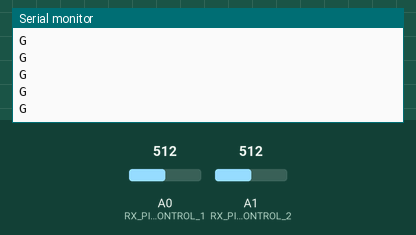
Bench run of a sketch on a simulated Arduino Uno, built with avr-gcc and run on an emulated ATmega328P. Shown: the last lines printed to the serial monitor. The test bench sets the inputs (shaded band); at power-on: A0 (RX_PIN_CONTROL_1) = 512, A1 (RX_PIN_CONTROL_2) = 512.

Above: at 1.2 s.
1.3 s: A0 (RX_PIN_CONTROL_1) set to 716
At 1.71 s:
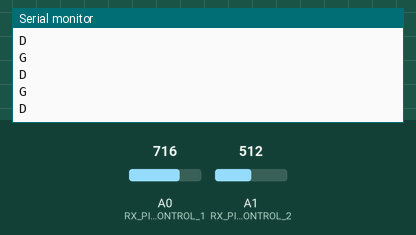
2.9 s: A1 (RX_PIN_CONTROL_2) set to 716
At 2.92 s:
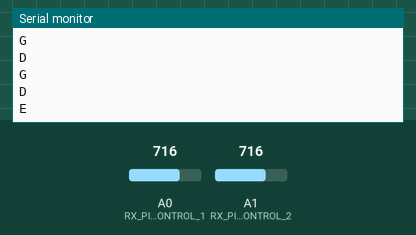
4.5 s: A1 (RX_PIN_CONTROL_2) set to 900
At 4.63 s:
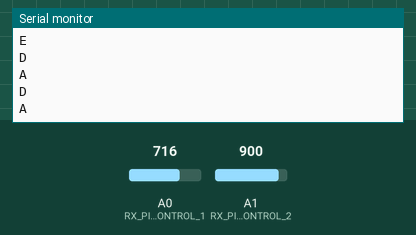
6.1 s: A1 (RX_PIN_CONTROL_2) set to 306
At 6.13 s:
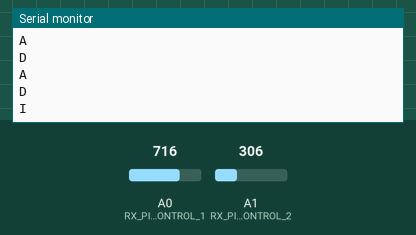

Measured:
- after the input at 1.3 s, the serial monitor: prints a new line at once (image 1)
- after the input at 2.9 s, the serial monitor: prints a new line at once (image 2)
- after the input at 4.5 s, the serial monitor: prints a new line at once (image 3)
- after the input at 6.1 s, the serial monitor: prints a new line at once (image 4)

The sketch:

Controller.ino
```cpp
#include "PacmanBattle.h"
#include "SerialManager.h"
#include "GamingController.h"

/**
 * SERIAL
 */

/**
 * Declaracion: Manager
 */
SerialManager serialManager(&Serial, BAUD_RATE);


/**
 * NIVELES
 */

/**
 * Declaracion: Niveles de control #1
 */
Level levelController1;

/**
 * Declaracion: Niveles de control #2
 */
Level levelController2;


/**
 * CONTROLES
 */

/**
 * Declaracion: Control #1
 */
GamingController gamingController1(RX_PIN_CONTROL_1, TX_PIN_CONTROL_1);

/**
 * Declaracion: Control #2
 */
GamingController gamingController2(RX_PIN_CONTROL_2, TX_PIN_CONTROL_2);


void setup() {

  /**
   * Inicializacion: Administrador de serial
   */
  serialManager.init();

  /**
   * Inicializacion: Niveles de control #1
   */
  levelController1 = {
    .LEFT_HIGH = 243 + OFFSET_HIGH,
    .LEFT_LOW = 243 - OFFSET_LOW,
    .UP_HIGH = 230 + OFFSET_HIGH,
    .UP_LOW = 230 - OFFSET_LOW,
    .DOWN_HIGH = 208 + OFFSET_HIGH,
    .DOWN_LOW = 208 - OFFSET_LOW,
    .RIGHT_HIGH = 181 + OFFSET_HIGH,
    .RIGHT_LOW = 181 - OFFSET_LOW,
    .SHOOT_HIGH = 135 + OFFSET_HIGH,
    .SHOOT_LOW = 135-+ OFFSET_LOW
  };

  /**
   * Inicializacion: Control #1
   */
  gamingController1.init();
  gamingController1.assign(levelController1);

  /**
   * Inicializacion: Niveles de control #2
   */
  levelController2 = {
    .LEFT_HIGH = 237  + OFFSET_HIGH,
    .LEFT_LOW = 237 - OFFSET_LOW,
    .UP_HIGH = 225 + OFFSET_HIGH,
    .UP_LOW = 225 - OFFSET_LOW,
    .DOWN_HIGH = 203 + OFFSET_HIGH,
    .DOWN_LOW = 203 - OFFSET_LOW,
    .RIGHT_HIGH = 178 + OFFSET_HIGH,
    .RIGHT_LOW = 178 - OFFSET_LOW,
    .SHOOT_HIGH = 125 + OFFSET_HIGH,
    .SHOOT_LOW = 125 - OFFSET_LOW,
    .SWITCH_HIGH = 78 + OFFSET_HIGH,
    .SWITCH_LOW = 78 - OFFSET_LOW,
  };

  /**
   * Inicializacion: Control #2
   */
  gamingController2.init();
  gamingController2.assign(levelController2);

  return;
}

void loop() {

  /**
   * Lectura: Administrador de serial
   */
  char readingSerialManager = serialManager.read();

  switch (readingSerialManager) {

    case VIBRATE_CONTROL_1:
      gamingController1.vibrate();
      break;

    case VIBRATE_CONTROL_2:
      gamingController2.vibrate();
      break;

  }


  /**
   * Deteccion: Control #1
   */
  char movementController1 = gamingController1.detectMovement();
  //gamingController1.calibrate(serialManager);

  switch (movementController1) {

    case LEFT:
      serialManager.write(LEFT_CONTROL_1);
      break;

    case UP:
      serialManager.write(UP_CONTROL_1);
      break;

    case DOWN:
      serialManager.write(DOWN_CONTROL_1);
      break;

    case RIGHT:
      serialManager.write(RIGHT_CONTROL_1);
      break;

    case SHOOT:
      serialManager.write(SHOOT_CONTROL_1);
      break;

  }


  /**
   * Deteccion: Control #2
   */
  char movementController2 = gamingController2.detectMovement();
  //gamingController2.calibrate(serialManager);

  switch (movementController2) {

    case LEFT:
      serialManager.write(LEFT_CONTROL_2);
      break;

    case UP:
      serialManager.write(UP_CONTROL_2);
      break;

    case DOWN:
      serialManager.write(DOWN_CONTROL_2);
      break;

    case RIGHT:
      serialManager.write(RIGHT_CONTROL_2);
      break;

    case SHOOT:
      serialManager.write(SHOOT_CONTROL_2);
      break;

    case SWITCH:
      serialManager.write(SWITCH_CONTROL_2);
      break;

  }

  delay(DELAY);
  return;
}
```

GamingController.cpp
```cpp
/**
 ** GamingController.cpp
 **
 ** Contenido:  Clase utilizada para manejar el control del videojuego,
 **             en el se inicializan los pines, los niveles
 **             y las funciones fisicas del control.
 **
 **/

#include "Arduino.h"
#include "GamingController.h"

GamingController::GamingController(uint8_t rx, uint8_t tx) {

  this->rx = rx;
  this->tx = tx;

  return;
}

void GamingController::init(void) {

  pinMode(this->rx, INPUT);
  pinMode(this->tx, OUTPUT);

  return;
}

char GamingController::detectMovement(void) {

  uint8_t value = map(analogRead(this->rx), 0, 1023, 0, 255);

  if (value <= this->level.LEFT_HIGH && value >= this->level.LEFT_LOW) {
    return LEFT;
  }

  if (value <= this->level.UP_HIGH && value >= this->level.UP_LOW) {
    return UP;
  }

  if (value <= this->level.DOWN_HIGH && value >= this->level.DOWN_LOW) {
    return DOWN;
  }

  if (value <= this->level.RIGHT_HIGH && value >= this->level.RIGHT_LOW) {
    return RIGHT;
  }

  if (value <= this->level.SHOOT_HIGH && value >= this->level.SHOOT_LOW) {
    return SHOOT;
  }

  if (value <= this->level.SWITCH_HIGH && value >= this->level.SWITCH_LOW) {
    return SWITCH;
  }

  return NOTHING;
}

void GamingController::vibrate(void) {

  analogWrite(this->tx, 175);
  delay(150);
  analogWrite(this->tx, 0);

  return;
}

void GamingController::assign(Level level) {
  this->level = level;
  return;
}

void GamingController::calibrate(SerialManager serialManager){
  serialManager.write("=>" + String(map(analogRead(this->rx), 0, 1023, 0, 255)));
  return;
}
```

GamingController.h
```cpp
/**
 ** GamingController.h
 **
 ** Contenido:  Clase utilizada para manejar el control del videojuego,
 **             en el se definen los pines, los niveles
 **             y las funciones fisicas del control.
 **
 **/

#ifndef GAMINGCONTROLLER_H
#define GAMINGCONTROLLER_H 1

#include "Arduino.h"
#include "Level.h"
#include "PacmanBattle.h"
#include "SerialManager.h"

#include <stdint.h>

class GamingController {
  private:
    uint8_t rx;
    uint8_t tx;
    Level level;
  public:
    GamingController(uint8_t, uint8_t);
    void init(void);
    char detectMovement(void);
    void vibrate(void);
    void assign(Level);
    void calibrate(SerialManager);
};

#endif
```

Level.h
```cpp
/**
 ** Level.h
 **
 ** Contenido:  Estructura designada para almacenar los valores
 **             de los niveles obtenidos por parte del control.
 **
 **/

#ifndef LEVEL_H
#define LEVEL_H 1

#include <stdint.h>

/**
 * NIVELES
 */

/**
 * Definicion: Estructura de nivel
 */
typedef struct __level {
  uint8_t LEFT_HIGH;
  uint8_t LEFT_LOW;
  uint8_t UP_HIGH;
  uint8_t UP_LOW;
  uint8_t DOWN_HIGH;
  uint8_t DOWN_LOW;
  uint8_t RIGHT_HIGH;
  uint8_t RIGHT_LOW;
  uint8_t SHOOT_HIGH;
  uint8_t SHOOT_LOW;
  uint8_t SWITCH_HIGH;
  uint8_t SWITCH_LOW;
} Level;

#endif
```

PacmanBattle.h
```cpp
/**
 ** PacmanBattle.h
 **
 ** Contenido:  Constantes utilizadas durante la ejecucion del programa.
 **
 **/

#ifndef PACMANBATTLE_H
#define PACMANBATTLE_H 1

/**
 * SERIAL
 */

/**
 * Definicion: Velocidad de transmision
 */
#define BAUD_RATE 9600


/**
 * ARDUINO
 */

/**
 * Definicion: RX/TX Control #1
 */
#define RX_PIN_CONTROL_1  A0
#define TX_PIN_CONTROL_1  10

/**
 * Definicion: RX/TX Control #2
 */
#define RX_PIN_CONTROL_2  A1
#define TX_PIN_CONTROL_2  9

/**
 * Definicion: Offset
 */
#define OFFSET_HIGH       5
#define OFFSET_LOW        5

/**
 * Definicion: Delay
 */
#define DELAY             100


/**
 * INSTRUCCIONES
 */

/**
 * Definicion: Deteccion
 */
#define NOTHING   '0'
#define LEFT      '1'
#define UP        '2'
#define DOWN      '3'
#define RIGHT     '4'
#define SHOOT     '5'
#define SWITCH    '6'

/**
 * Definicion: Lectura
 */
#define LEFT_CONTROL_1    '7'
#define LEFT_CONTROL_2    '8'
#define UP_CONTROL_1      '9'
#define UP_CONTROL_2      'A'
#define DOWN_CONTROL_1    'B'
#define DOWN_CONTROL_2    'C'
#define RIGHT_CONTROL_1   'D'
#define RIGHT_CONTROL_2   'E'
#define SHOOT_CONTROL_1   'F'
#define SHOOT_CONTROL_2   'G'
#define SWITCH_CONTROL_1  'H'
#define SWITCH_CONTROL_2  'I'

/**
 * Definicion: Escritura
 */
#define VIBRATE_CONTROL_1 'J'
#define VIBRATE_CONTROL_2 'K'

#endif
```

SerialManager.cpp
```cpp
#include "Arduino.h"
#include "HardwareSerial.h"
#include "SerialManager.h"

SerialManager::SerialManager(HardwareSerial *serial, int rate) {

  this->serial = serial;
  this->rate = rate;

  return;
}

void SerialManager::init(void) {
  this->serial->begin(rate);
  return;
}

char SerialManager::read(void) {

  if (this->serial->available() > 0) {
    return this->serial->read();
  }

  return;
}

void SerialManager::write(char character) {
  this->serial->println(character);
  return;
}

void SerialManager::write(uint8_t number) {
  this->serial->println(String(number));
  return;
}

void SerialManager::write(String string) {
  this->serial->println(string);
  return;
}
```

SerialManager.h
```cpp
#ifndef SERIALMANAGER_H
#define SERIALMANAGER_H 1

#include "Arduino.h"
#include "HardwareSerial.h"

#include <stdint.h>

class SerialManager {
  private:
    HardwareSerial *serial;
    int rate;
  public:
    SerialManager(HardwareSerial *, int);
    void init(void);
    char read(void);
    void write(char);
    void write(uint8_t);
    void write(String);
};

#endif
```
